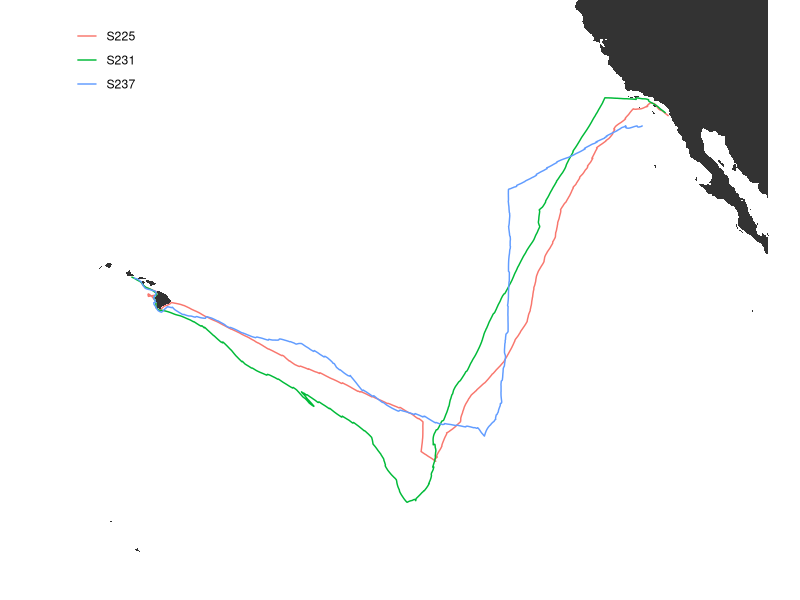

The R source for this figure:
## ---- chunk 1
library(tidyverse)
df <- read_csv("data/hourly_all.csv")
ggplot(df, aes(lon,lat)) +
  geom_path(aes(color = cruise)) +
  geom_polygon(aes(long, lat, group = group), data = map_data("world")) +
  coord_quickmap(xlim = range(df$lon)+c(-5,5), ylim = range(df$lat)+c(-5,5)) +
  theme_void() +
  labs(color = NULL) +
  theme(legend.position = c(.1,.9))
